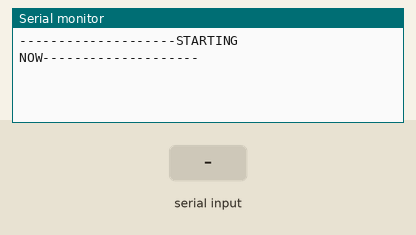
Bench run of a sketch on a simulated Arduino Mega 2560, built with avr-gcc and run on an emulated ATmega2560. Shown: the last lines printed to the serial monitor. The inputs (shaded band) are chosen by the test bench.

Above: at 1.2 s.
1.3 s: "1" received over the second serial link
At 2.4 s:
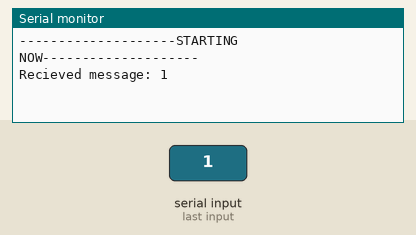
2.8 s: "0" received over the second serial link
At 3.5 s:
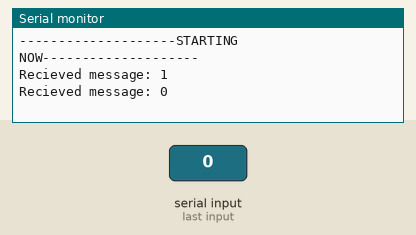
4.3 s: "2" received over the second serial link
At 4.7 s:
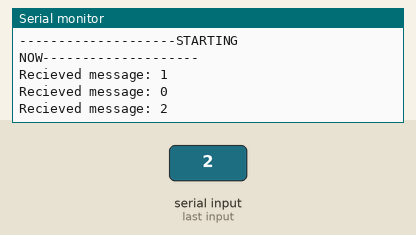

The sketch:

serial_sender_test.ino
```cpp
#include <Arduino.h>

void setup() {
  Serial.begin(9600);
  Serial2.begin(9600);
  Serial2.write('a');
  Serial.println("--------------------STARTING NOW--------------------");

}

void loop() {
  char message;

  if (Serial2.available()) {
    message = Serial2.read();
    Serial.print("Recieved message: ");
    Serial.println(message);
    delay(500);
  }
}
```

Measured:
- after the input at 1.3 s, the serial monitor: prints a new line at once (image 1)
- after the input at 2.8 s, the serial monitor: prints a new line at once (image 2)
- after the input at 4.3 s, the serial monitor: prints a new line at once (image 3)
